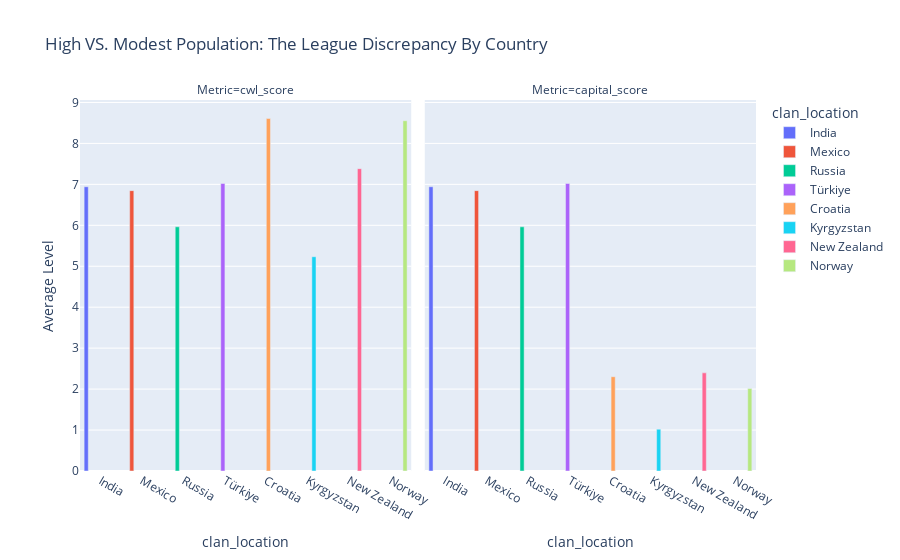

Notebook source saved alongside this figure:
### Code cell
fig_cwl = px.bar(
    cwl_group.melt(id_vars = ["clan_location"], var_name = "Metric", value_name = "Average Level"),
    x = "clan_location",
    y = "Average Level",
    color = "clan_location",
    facet_col = "Metric",
    barmode = "group",
    title = "High VS. Modest Population: The League Discrepancy By Country"
) 

fig_cwl.show()

### Figure 1 — Plotly figure (JSON) as saved in the notebook; plotly's stock layout.template omitted (floating-point values rounded to 4 significant figures)
{"data": [{"alignmentgroup": "True", "hovertemplate": "clan_location=%{x}<br>Metric=cwl_score<br>Average Level=%{y}<extra></extra>", "legendgroup": "India", "marker": {"color": "#636efa", "pattern": {"shape": ""}}, "name": "India", "offsetgroup": "India", "orientation": "v", "showlegend": true, "textposition": "auto", "type": "bar", "x": ["India"], "xaxis": "x", "y": [6.942], "yaxis": "y"}, {"alignmentgroup": "True", "hovertemplate": "clan_location=%{x}<br>Metric=capital_score<br>Average Level=%{y}<extra></extra>", "legendgroup": "India", "marker": {"color": "#636efa", "pattern": {"shape": ""}}, "name": "India", "offsetgroup": "India", "orientation": "v", "showlegend": false, "textposition": "auto", "type": "bar", "x": ["India"], "xaxis": "x2", "y": [6.942], "yaxis": "y2"}, {"alignmentgroup": "True", "hovertemplate": "clan_location=%{x}<br>Metric=cwl_score<br>Average Level=%{y}<extra></extra>", "legendgroup": "Mexico", "marker": {"color": "#EF553B", "pattern": {"shape": ""}}, "name": "Mexico", "offsetgroup": "Mexico", "orientation": "v", "showlegend": true, "textposition": "auto", "type": "bar", "x": ["Mexico"], "xaxis": "x", "y": [6.847], "yaxis": "y"}, {"alignmentgroup": "True", "hovertemplate": "clan_location=%{x}<br>Metric=capital_score<br>Average Level=%{y}<extra></extra>", "legendgroup": "Mexico", "marker": {"color": "#EF553B", "pattern": {"shape": ""}}, "name": "Mexico", "offsetgroup": "Mexico", "orientation": "v", "showlegend": false, "textposition": "auto", "type": "bar", "x": ["Mexico"], "xaxis": "x2", "y": [6.847], "yaxis": "y2"}, {"alignmentgroup": "True", "hovertemplate": "clan_location=%{x}<br>Metric=cwl_score<br>Average Level=%{y}<extra></extra>", "legendgroup": "Russia", "marker": {"color": "#00cc96", "pattern": {"shape": ""}}, "name": "Russia", "offsetgroup": "Russia", "orientation": "v", "showlegend": true, "textposition": "auto", "type": "bar", "x": ["Russia"], "xaxis": "x", "y": [5.964], "yaxis": "y"}, {"alignmentgroup": "True", "hovertemplate": "clan_location=%{x}<br>Metric=capital_score<br>Average Level=%{y}<extra></extra>", "legendgroup": "Russia", "marker": {"color": "#00cc96", "pattern": {"shape": ""}}, "name": "Russia", "offsetgroup": "Russia", "orientation": "v", "showlegend": false, "textposition": "auto", "type": "bar", "x": ["Russia"], "xaxis": "x2", "y": [5.964], "yaxis": "y2"}, {"alignmentgroup": "True", "hovertemplate": "clan_location=%{x}<br>Metric=cwl_score<br>Average Level=%{y}<extra></extra>", "legendgroup": "Türkiye", "marker": {"color": "#ab63fa", "pattern": {"shape": ""}}, "name": "Türkiye", "offsetgroup": "Türkiye", "orientation": "v", "showlegend": true, "textposition": "auto", "type": "bar", "x": ["Türkiye"], "xaxis": "x", "y": [7.02], "yaxis": "y"}, {"alignmentgroup": "True", "hovertemplate": "clan_location=%{x}<br>Metric=capital_score<br>Average Level=%{y}<extra></extra>", "legendgroup": "Türkiye", "marker": {"color": "#ab63fa", "pattern": {"shape": ""}}, "name": "Türkiye", "offsetgroup": "Türkiye", "orientation": "v", "showlegend": false, "textposition": "auto", "type": "bar", "x": ["Türkiye"], "xaxis": "x2", "y": [7.02], "yaxis": "y2"}, {"alignmentgroup": "True", "hovertemplate": "clan_location=%{x}<br>Metric=cwl_score<br>Average Level=%{y}<extra></extra>", "legendgroup": "Croatia", "marker": {"color": "#FFA15A", "pattern": {"shape": ""}}, "name": "Croatia", "offsetgroup": "Croatia", "orientation": "v", "showlegend": true, "textposition": "auto", "type": "bar", "x": ["Croatia"], "xaxis": "x", "y": [8.607], "yaxis": "y"}, {"alignmentgroup": "True", "hovertemplate": "clan_location=%{x}<br>Metric=capital_score<br>Average Level=%{y}<extra></extra>", "legendgroup": "Croatia", "marker": {"color": "#FFA15A", "pattern": {"shape": ""}}, "name": "Croatia", "offsetgroup": "Croatia", "orientation": "v", "showlegend": false, "textposition": "auto", "type": "bar", "x": ["Croatia"], "xaxis": "x2", "y": [2.302], "yaxis": "y2"}, {"alignmentgroup": "True", "hovertemplate": "clan_location=%{x}<br>Metric=cwl_score<br>Average Level=%{y}<extra></extra>", "legendgroup": "Kyrgyzstan", "marker": {"color": "#19d3f3", "pattern": {"shape": ""}}, "name": "Kyrgyzstan", "offsetgroup": "Kyrgyzstan", "orientation": "v", "showlegend": true, "textposition": "auto", "type": "bar", "x": ["Kyrgyzstan"], "xaxis": "x", "y": [5.233], "yaxis": "y"}, {"alignmentgroup": "True", "hovertemplate": "clan_location=%{x}<br>Metric=capital_score<br>Average Level=%{y}<extra></extra>", "legendgroup": "Kyrgyzstan", "marker": {"color": "#19d3f3", "pattern": {"shape": ""}}, "name": "Kyrgyzstan", "offsetgroup": "Kyrgyzstan", "orientation": "v", "showlegend": false, "textposition": "auto", "type": "bar", "x": ["Kyrgyzstan"], "xaxis": "x2", "y": [1.021], "yaxis": "y2"}, {"alignmentgroup": "True", "hovertemplate": "clan_location=%{x}<br>Metric=cwl_score<br>Average Level=%{y}<extra></extra>", "legendgroup": "New Zealand", "marker": {"color": "#FF6692", "pattern": {"shape": ""}}, "name": "New Zealand", "offsetgroup": "New Zealand", "orientation": "v", "showlegend": true, "textposition": "auto", "type": "bar", "x": ["New Zealand"], "xaxis": "x", "y": [7.384], "yaxis": "y"}, {"alignmentgroup": "True", "hovertemplate": "clan_location=%{x}<br>Metric=capital_score<br>Average Level=%{y}<extra></extra>", "legendgroup": "New Zealand", "marker": {"color": "#FF6692", "pattern": {"shape": ""}}, "name": "New Zealand", "offsetgroup": "New Zealand", "orientation": "v", "showlegend": false, "textposition": "auto", "type": "bar", "x": ["New Zealand"], "xaxis": "x2", "y": [2.397], "yaxis": "y2"}, {"alignmentgroup": "True", "hovertemplate": "clan_location=%{x}<br>Metric=cwl_score<br>Average Level=%{y}<extra></extra>", "legendgroup": "Norway", "marker": {"color": "#B6E880", "pattern": {"shape": ""}}, "name": "Norway", "offsetgroup": "Norway", "orientation": "v", "showlegend": true, "textposition": "auto", "type": "bar", "x": ["Norway"], "xaxis": "x", "y": [8.554], "yaxis": "y"}, {"alignmentgroup": "True", "hovertemplate": "clan_location=%{x}<br>Metric=capital_score<br>Average Level=%{y}<extra></extra>", "legendgroup": "Norway", "marker": {"color": "#B6E880", "pattern": {"shape": ""}}, "name": "Norway", "offsetgroup": "Norway", "orientation": "v", "showlegend": false, "textposition": "auto", "type": "bar", "x": ["Norway"], "xaxis": "x2", "y": [2.014], "yaxis": "y2"}], "layout": {"annotations": [{"font": {}, "showarrow": false, "text": "Metric=cwl_score", "x": 0.245, "xanchor": "center", "xref": "paper", "y": 1, "yanchor": "bottom", "yref": "paper"}, {"font": {}, "showarrow": false, "text": "Metric=capital_score", "x": 0.755, "xanchor": "center", "xref": "paper", "y": 1, "yanchor": "bottom", "yref": "paper"}], "autosize": true, "barmode": "group", "legend": {"title": {"text": "clan_location"}, "tracegroupgap": 0}, "title": {"text": "High VS. Modest Population: The League Discrepancy By Country"}, "xaxis": {"anchor": "y", "autorange": true, "categoryarray": ["India", "Mexico", "Russia", "Türkiye", "Croatia", "Kyrgyzstan", "New Zealand", "Norway"], "categoryorder": "array", "domain": [0, 0.49], "range": [-0.5, 7.5], "title": {"text": "clan_location"}, "type": "category"}, "xaxis2": {"anchor": "y2", "autorange": true, "categoryarray": ["India", "Mexico", "Russia", "Türkiye", "Croatia", "Kyrgyzstan", "New Zealand", "Norway"], "categoryorder": "array", "domain": [0.51, 1], "matches": "x", "range": [-0.5, 7.5], "title": {"text": "clan_location"}, "type": "category"}, "yaxis": {"anchor": "x", "autorange": true, "domain": [0, 1], "range": [0, 9.06], "title": {"text": "Average Level"}, "type": "linear"}, "yaxis2": {"anchor": "x2", "autorange": true, "domain": [0, 1], "matches": "y", "range": [0, 9.06], "showticklabels": false, "type": "linear"}}}
